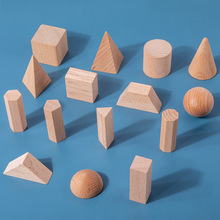
#> input picture images/test072904.jpg, 220 x 220 px
$ python fast0729.py
#> lines starting #> are read from the running program, lines starting #| are printed output that depends on the picture
import numpy as np
import cv2
from matplotlib import pyplot as plt

img = cv2.imread('./images/test072904.jpg', 0)
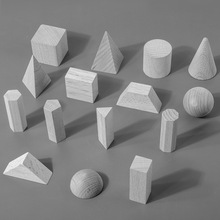
#> img: shape (220, 220); min 18, max 244, mean 130.7
# 使用默认值初始化FAST对象
fast = cv2.FastFeatureDetector_create()

# 寻找和画出关键点
kp = fast.detect(img, None)
#> kp = 385 keypoints; strongest (x, y, size): (97, 108, 7), (4, 172, 7), (70, 68, 7), (117, 103, 7)
img2 = cv2.drawKeypoints(img, kp, None, color=(255, 0, 0))
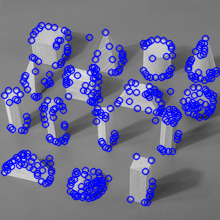
#> img2: shape (220, 220, 3); mean of channels 0, 1, 2 146.6, 110.5, 110.5; drawn as B, G, R

# 关闭非最大值抑制
fast.setNonmaxSuppression(False)
kp = fast.detect(img, None)
#> kp = 1345 keypoints; strongest (x, y, size): (41, 24, 7), (42, 24, 7), (43, 24, 7), (40, 25, 7)

img3 = cv2.drawKeypoints(img, kp, None, color=(255, 0, 0))
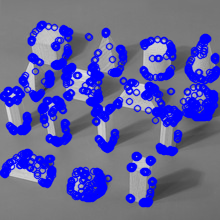
#> img3: shape (220, 220, 3); mean of channels 0, 1, 2 157.5, 97.5, 97.5; drawn as B, G, R

plt.rcParams['font.sans-serif'] = ['SimHei']
plt.subplot(121), plt.imshow(img2),
plt.title('开启非极大值抑制'), plt.axis('off')
plt.subplot(122), plt.imshow(img3),
plt.title('关闭非极大值抑制'), plt.axis('off')
plt.show()
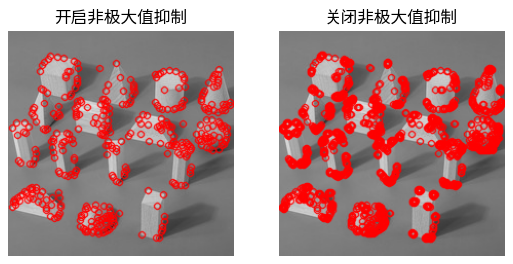
#> figure drawn by matplotlib, 2 panels

$ run again, with images/test072804.jpg copied over images/test072904.jpg
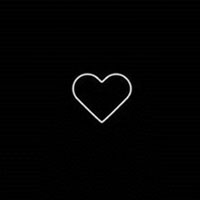
#> input picture images/test072804.jpg, 200 x 200 px
#> img is the input picture: shape (200, 200); min 0, max 252, mean 2.9
#> `kp = fast.detect(img, None)`: kp = 57 keypoints; strongest (x, y, size): (101, 81, 7), (101, 122, 7), (102, 78, 7), (101, 119, 7)
#> `img2 = cv2.drawKeypoints(img, kp, None, color=(255, 0, 0))`:
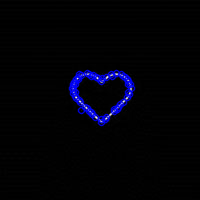
#> img2: shape (200, 200, 3); mean of channels 0, 1, 2 7.7, 1.7, 1.7; drawn as B, G, R
#> `kp = fast.detect(img, None)`: kp = 178 keypoints; strongest (x, y, size): (115, 72, 7), (116, 72, 7), (83, 73, 7), (86, 73, 7)
#> `plt.show()`:
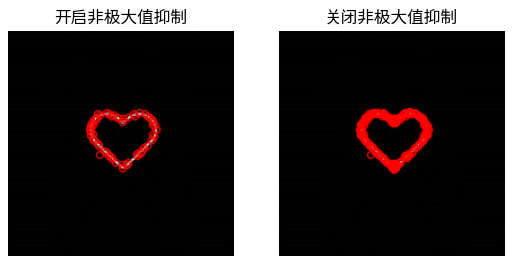
#> figure drawn by matplotlib, 2 panels

$ run again, with images/test072901.jpg copied over images/test072904.jpg
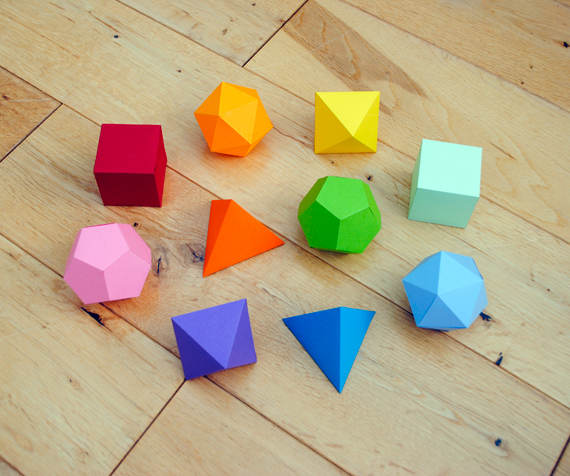
#> input picture images/test072901.jpg, 570 x 476 px
#> `kp = fast.detect(img, None)`: kp = 2517 keypoints; strongest (x, y, size): (115, 36, 7), (243, 65, 7), (135, 224, 7), (481, 313, 7)
#> `img2 = cv2.drawKeypoints(img, kp, None, color=(255, 0, 0))`:
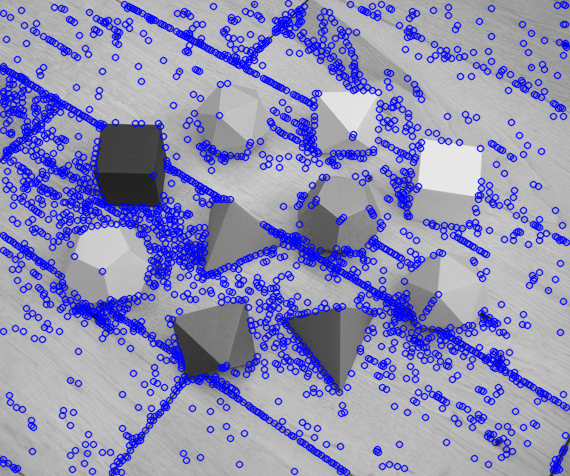
#> img2: shape (476, 570, 3); mean of channels 0, 1, 2 184.2, 142.4, 142.4; drawn as B, G, R
#> `kp = fast.detect(img, None)`: kp = 5885 keypoints; strongest (x, y, size): (122, 3, 7), (123, 3, 7), (251, 3, 7), (252, 3, 7)
#> `plt.show()`:
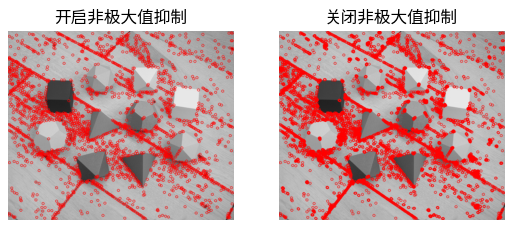
#> figure drawn by matplotlib, 2 panels
